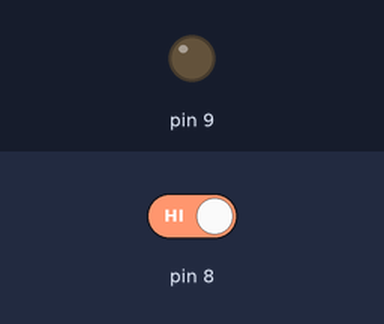
Simulated run of this sketch. Board: Arduino Uno, built with avr-gcc and run on an emulated ATmega328P. On the bench: output pins drawn as LEDs (lit = HIGH). The test bench sets the inputs (shaded band); at power-on: pin 8 HIGH. What the sketch prints to the serial monitor is not drawn.

Above: at 1.2 s.
1.3 s: pin 8 driven LOW
At 2.0 s:
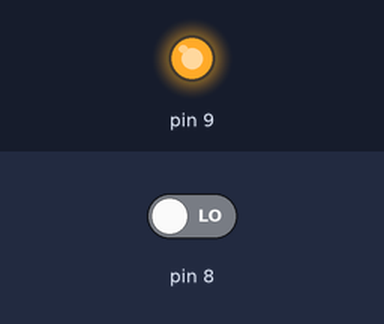
2.8 s: pin 8 driven HIGH
At 4.0 s:
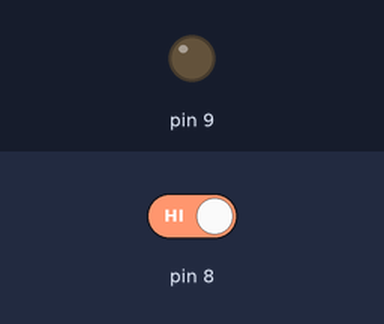
Timing chart, 0 to 5.8 s (numbered marks = the images above; inputs shaded):
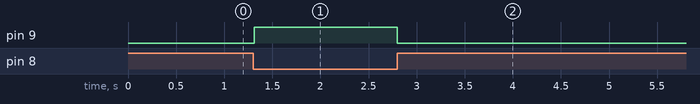

The sketch:

sketch_mar25b.ino
```cpp
void setup() {
  // put your setup code here, to run once:
  Serial.begin(9600);
  pinMode(8, INPUT);
  pinMode(9, OUTPUT);
}
int stat;
void loop() {
  // put your main code here, to run repeatedly:n
  stat = digitalRead(8);
  Serial.print(!stat);
  if (stat == 0) {
    digitalWrite(9, HIGH);
  } else {
    digitalWrite(9, LOW);
  }
  delay(10);
}
```

Measured:
- after the input at 1.3 s, pin 9: LOW → HIGH at once
- after the input at 2.8 s, pin 9: HIGH → LOW at once
